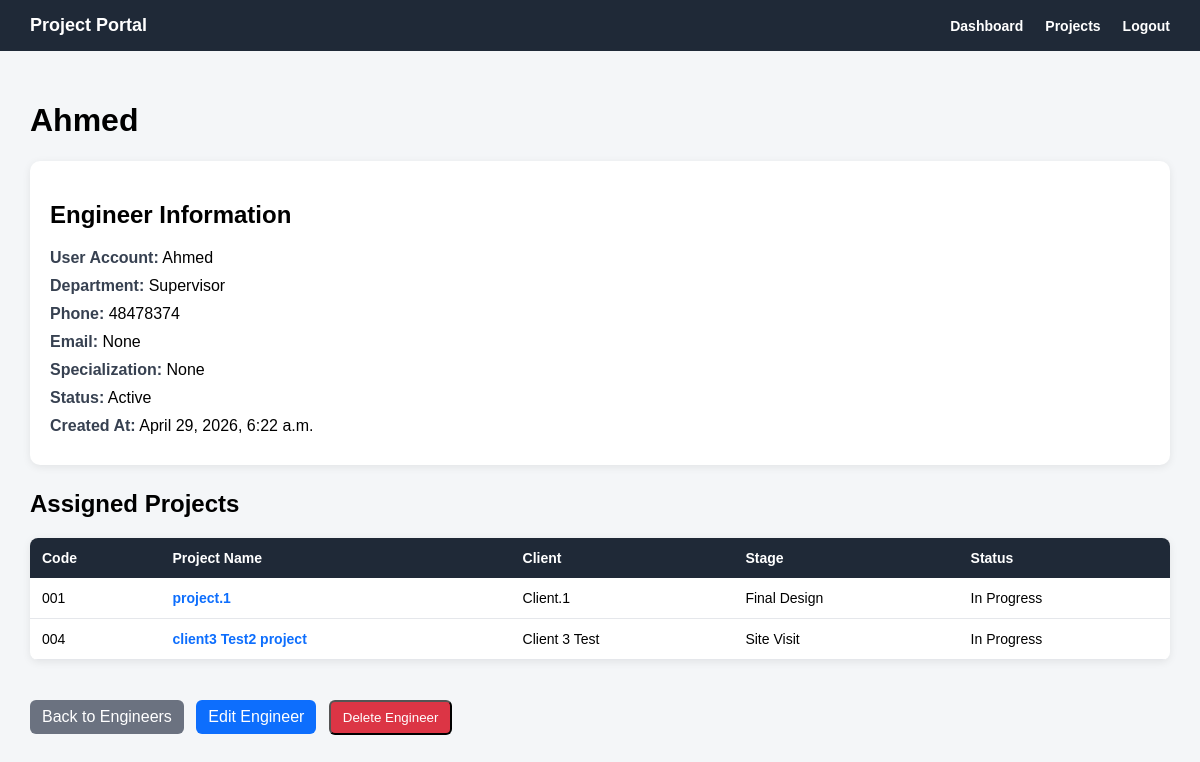
Screenshot of /engineers/2/ (signed in) with the database file from the repository.
### engineers/models.py (models this page shows, shortened)
class Engineer(models.Model):
    class Department(models.TextChoices):
        INTERIOR_DESIGNER = 'INTERIOR_DESIGNER', 'Interior Designer'
        MECHANICAL_ENGINEER = 'MECHANICAL_ENGINEER', 'Mechanical Engineer'
        ELECTRICAL_ENGINEER = 'ELECTRICAL_ENGINEER', 'Electrical Engineer'
        SUPERVISOR = 'SUPERVISOR', 'Supervisor'
        ARCHITECT = 'ARCHITECT', 'Architect'
    user = models.OneToOneField(
        settings.AUTH_USER_MODEL,
        on_delete=models.CASCADE,
        related_name='engineer_profile'
    )
    engineer_name = models.CharField(max_length=150)
    department = models.CharField(
        max_length=50,
        choices=Department.choices,
        blank=True,
        null=True
    )
    phone = models.CharField(max_length=30, blank=True, null=True)
    email = models.EmailField(blank=True, null=True)
    specialization = models.CharField(max_length=150, blank=True, null=True)
    is_active = models.BooleanField(default=True)
    created_at = models.DateTimeField(auto_now_add=True)

### accounts/models.py (models this page shows)
class User(AbstractUser):
    class Role(models.TextChoices):
        ADMIN = 'ADMIN', 'Admin'
        ENGINEER = 'ENGINEER', 'Engineer'
        CLIENT = 'CLIENT', 'Client'
    role = models.CharField(
        max_length=20,
        choices=Role.choices,
        default=Role.CLIENT
    )

### projects/models.py (models this page shows, shortened)
class Project(models.Model):
    class Status(models.TextChoices):
        NEW = 'NEW', 'New'
        IN_PROGRESS = 'IN_PROGRESS', 'In Progress'
        WAITING_CLIENT = 'WAITING_CLIENT', 'Waiting Client'
        COMPLETED = 'COMPLETED', 'Completed'
        CANCELLED = 'CANCELLED', 'Cancelled'
    class Stage(models.TextChoices):
        PROJECT_REGISTERED = 'PROJECT_REGISTERED', 'Project Registered'
        REQUIREMENTS_COLLECTED = 'REQUIREMENTS_COLLECTED', 'Requirements Collected'
        SITE_VISIT = 'SITE_VISIT', 'Site Visit'
        CONCEPT_DESIGN = 'CONCEPT_DESIGN', 'Concept Design'
        CLIENT_REVIEW = 'CLIENT_REVIEW', 'Client Review'
        REVISIONS = 'REVISIONS', 'Revisions'
        FINAL_DESIGN = 'FINAL_DESIGN', 'Final Design'
        DRAWINGS_PREPARATION = 'DRAWINGS_PREPARATION', 'Drawings Preparation'
        MUNICIPALITY_SUBMISSION = 'MUNICIPALITY_SUBMISSION', 'Municipality Submission'
        APPROVAL_STAGE = 'APPROVAL_STAGE', 'Approval Stage'
        SUPERVISION_EXECUTION = 'SUPERVISION_EXECUTION', 'Supervision / Execution'
        COMPLETED = 'COMPLETED', 'Completed'
    project_name = models.CharField(max_length=200)
    project_code = models.CharField(max_length=50, unique=True)
    client = models.ForeignKey(
        Client,
        on_delete=models.CASCADE,
        related_name='projects'
    )
    assigned_engineers = models.ManyToManyField(
        Engineer,
        blank=True,
        related_name='projects'
    )
    project_type = models.CharField(max_length=100, blank=True, null=True)
    location = models.CharField(max_length=200, blank=True, null=True)
    start_date = models.DateField(blank=True, null=True)
    expected_end_date = models.DateField(blank=True, null=True)
    current_stage = models.CharField(
        max_length=50,
        choices=Stage.choices,
        default=Stage.PROJECT_REGISTERED
    )
    status = models.CharField(
        max_length=30,
        choices=Status.choices,
        default=Status.NEW
    )
    description = models.TextField(blank=True, null=True)
    created_at = models.DateTimeField(auto_now_add=True)

### clients/models.py (models this page shows)
class Client(models.Model):
    user = models.OneToOneField(
        settings.AUTH_USER_MODEL,
        on_delete=models.CASCADE,
        related_name='client_profile',
        blank=True,
        null=True
    )
    client_name = models.CharField(max_length=150)
    company_name = models.CharField(max_length=150, blank=True, null=True)
    phone = models.CharField(max_length=30)
    email = models.EmailField(blank=True, null=True)
    address = models.TextField(blank=True, null=True)
    is_active = models.BooleanField(default=True)
    created_at = models.DateTimeField(auto_now_add=True)
    def __str__(self):
        return self.client_name

### engineers/views.py (the view)
# urls.py: path('<int:pk>/', engineer_detail_view, name='engineer_detail'),
@login_required
def engineer_detail_view(request, pk):
    if request.user.role != 'ADMIN':
        engineer = None
        projects = []
    else:
        engineer = get_object_or_404(Engineer, pk=pk)
        projects = engineer.projects.all()
    return render(request, 'engineers/engineer_detail.html', {
        'engineer': engineer,
        'projects': projects,
    })

### templates/engineers/engineer_detail.html (shortened to what this page needs)
{% extends 'base.html' %}
{% block content %}
{% if engineer %}
    <h1>{{ engineer.engineer_name }}</h1>
    <div class="card">
        <h2>Engineer Information</h2>
        <div class="info-row">
            <span class="label">User Account:</span>
            {{ engineer.user.username }}
        </div>
        <div class="info-row">
            <span class="label">Department:</span>
            {% if engineer.department %}
                {{ engineer.get_department_display }}
            {% else %}
                Not assigned
            {% endif %}
        </div>
        <div class="info-row">
            <span class="label">Phone:</span>
            {{ engineer.phone }}
        </div>
        <div class="info-row">
            <span class="label">Email:</span>
            {{ engineer.email }}
        </div>
        <div class="info-row">
            <span class="label">Specialization:</span>
            {{ engineer.specialization }}
        </div>
        <div class="info-row">
            <span class="label">Status:</span>
            {% if engineer.is_active %}
                Active
            {% else %}
                Inactive
            {% endif %}
        </div>
        <div class="info-row">
            <span class="label">Created At:</span>
            {{ engineer.created_at }}
        </div>
    </div>
    <h2>Assigned Projects</h2>
    {% if projects %}
        <table class="projects-table">
            <tr>
                <th>Code</th>
                <th>Project Name</th>
                <th>Client</th>
                <th>Stage</th>
                <th>Status</th>
            </tr>
            {% for project in projects %}
                <tr>
                    <td>{{ project.project_code }}</td>
                    <td>
                        <a href="{% url 'projects:project_detail' project.pk %}">
                            {{ project.project_name }}
                        </a>
                    </td>
                    <td>{{ project.client }}</td>
                    <td>{{ project.get_current_stage_display }}</td>
                    <td>{{ project.get_status_display }}</td>
                </tr>
            {% endfor %}
        </table>
    {% else %}
        <p>No projects assigned to this engineer.</p>
    {% endif %}
{% else %}
    <h1>Access Denied</h1>
    <p>You do not have permission to view this engineer.</p>
{% endif %}
<div style="margin-top: 20px;">
    <a href="{% url 'engineers:engineer_list' %}" class="btn">
        Back to Engineers
    </a>
    {% if request.user.role == 'ADMIN' and engineer %}
        <a href="{% url 'engineers:engineer_edit' engineer.pk %}" class="btn" style="background: #0d6efd; margin-left: 8px;">
            Edit Engineer
        </a>
        <form method="post"
              action="{% url 'engineers:engineer_delete' engineer.pk %}"
              style="display: inline;"
              onsubmit="return confirm('Are you sure you want to delete this engineer?');">
            <button type="submit" class="btn" style="background: #dc3545; margin-left: 8px;">
                Delete Engineer
            </button>
        </form>
    {% endif %}
</div>
{% endblock %}

### templates/base.html (style rules this page uses)
body { margin: 0; font-family: Arial, sans-serif; background: #f4f6f8; }

### templates/engineers/engineer_detail.html (style rules this page uses)
.card { background: white; padding: 20px; border-radius: 10px; box-shadow: 0 2px 8px rgba(0, 0, 0, 0.08); margin-bottom: 25px; }
.info-row { margin-bottom: 10px; }
.label { font-weight: bold; color: #374151; }
.projects-table { width: 100%; border-collapse: collapse; background: white; border-radius: 8px; overflow: hidden; box-shadow: 0 2px 8px rgba(0, 0, 0, 0.08); }
.projects-table th { background: #1f2937; color: white; text-align: left; padding: 12px; font-size: 14px; }
.projects-table td { padding: 12px; border-bottom: 1px solid #e5e7eb; vertical-align: top; font-size: 14px; }
.projects-table a { color: #0d6efd; font-weight: bold; text-decoration: none; }
.btn { display: inline-block; background: #6b7280; color: white; padding: 8px 12px; border-radius: 6px; text-decoration: none; margin-top: 20px; }

### rows the page displays
Engineer: engineer_name "Ahmed", user.username "Ahmed", department "Supervisor", phone "48478374", email "None", specialization "None", created_at "April 29, 2026, 6:22 a.m."
Project: project_code "001", project_name "project.1", client "Client.1", current_stage "Final Design", status "In Progress"
Project: project_code "004", project_name "client3 Test2 project", client "Client 3 Test", current_stage "Site Visit", status "In Progress"
